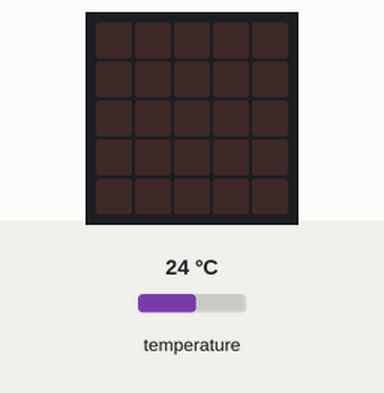
Recording of a program running on a simulated BBC micro:bit running MicroPython. Parts: the board's 5×5 LED display. Inputs (shaded band) come from the test bench; at power-on: temperature 24 °C.

Above: at 1.2 s.
1.3 s: temperature set to 33 °C
At 2.6 s:
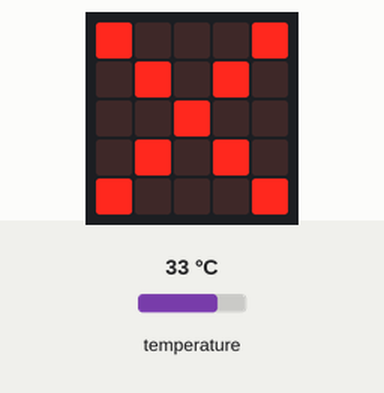
Timing chart, 0 to 4.3 s (numbered marks = the images above; inputs shaded):
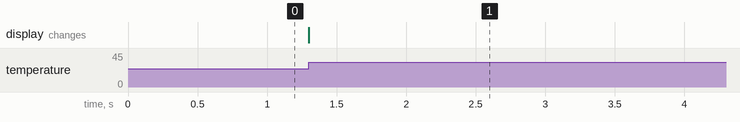

The program:

microbit-TemperatureAlert.py
```python
# Add your Python code here. E.g.
from microbit import *
import music

while True:
    if temperature() > 30:
        display.show(Image.NO)
        sleep(5000)
        display.clear()
        sleep(1000)
```

Measured:
- after the input at 1.3 s, the display: changes at once (image 1)
